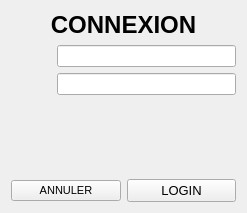
<?xml version="1.0" encoding="UTF-8"?>
<ui version="4.0">
 <class>Login</class>
 <widget class="QDialog" name="Login">
  <property name="geometry">
   <rect>
    <x>0</x>
    <y>0</y>
    <width>247</width>
    <height>213</height>
   </rect>
  </property>
  <property name="windowTitle">
   <string>MainWindow</string>
  </property>
  <layout class="QVBoxLayout" name="verticalLayout">
   <item>
    <widget class="QLabel" name="label">
     <property name="font">
      <font>
       <pointsize>18</pointsize>
       <bold>true</bold>
      </font>
     </property>
     <property name="text">
      <string>CONNEXION</string>
     </property>
     <property name="alignment">
      <set>Qt::AlignmentFlag::AlignCenter</set>
     </property>
    </widget>
   </item>
   <item>
    <layout class="QHBoxLayout" name="horizontalLayout">
     <item>
      <widget class="QPushButton" name="pushButton">
       <property name="text">
        <string/>
       </property>
       <property name="icon">
        <iconset resource="../../../res/ressources.qrc">
         <normaloff>:/icons/icons/account_circle.png</normaloff>:/icons/icons/account_circle.png</iconset>
       </property>
       <property name="iconSize">
        <size>
         <width>24</width>
         <height>24</height>
        </size>
       </property>
       <property name="flat">
        <bool>true</bool>
       </property>
      </widget>
     </item>
     <item>
      <widget class="QLineEdit" name="usernameIn"/>
     </item>
    </layout>
   </item>
   <item>
    <layout class="QHBoxLayout" name="horizontalLayout_2">
     <item>
      <widget class="QPushButton" name="pushButton_2">
       <property name="text">
        <string/>
       </property>
       <property name="icon">
        <iconset resource="../../../res/ressources.qrc">
         <normaloff>:/icons/icons/password.png</normaloff>:/icons/icons/password.png</iconset>
       </property>
       <property name="iconSize">
        <size>
         <width>24</width>
         <height>24</height>
        </size>
       </property>
       <property name="flat">
        <bool>true</bool>
       </property>
      </widget>
     </item>
     <item>
      <widget class="QLineEdit" name="passwordIn"/>
     </item>
    </layout>
   </item>
   <item>
    <spacer name="verticalSpacer">
     <property name="orientation">
      <enum>Qt::Orientation::Vertical</enum>
     </property>
     <property name="sizeHint" stdset="0">
      <size>
       <width>20</width>
       <height>40</height>
      </size>
     </property>
    </spacer>
   </item>
   <item>
    <layout class="QHBoxLayout" name="horizontalLayout_3">
     <item>
      <widget class="QPushButton" name="cancelBtn">
       <property name="font">
        <font>
         <pointsize>8</pointsize>
        </font>
       </property>
       <property name="text">
        <string>ANNULER</string>
       </property>
      </widget>
     </item>
     <item>
      <widget class="QPushButton" name="loginBtn">
       <property name="font">
        <font>
         <pointsize>10</pointsize>
         <bold>false</bold>
        </font>
       </property>
       <property name="text">
        <string>LOGIN</string>
       </property>
       <property name="icon">
        <iconset resource="../../../res/ressources.qrc">
         <normaloff>:/icons/icons/login.png</normaloff>:/icons/icons/login.png</iconset>
       </property>
      </widget>
     </item>
    </layout>
   </item>
  </layout>
 </widget>
 <resources>
  <include location="../../../res/ressources.qrc"/>
 </resources>
 <connections/>
</ui>
